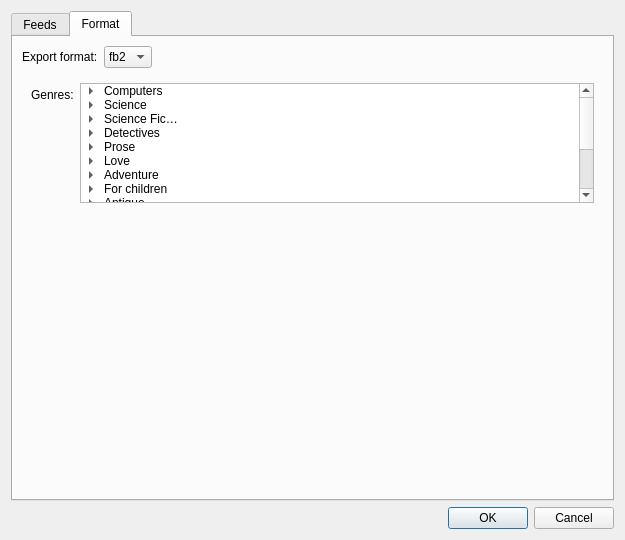
<?xml version="1.0" encoding="UTF-8"?>
<ui version="4.0">
 <class>Export2FB2Dialog</class>
 <widget class="QDialog" name="Export2FB2Dialog">
  <property name="geometry">
   <rect>
    <x>0</x>
    <y>0</y>
    <width>625</width>
    <height>540</height>
   </rect>
  </property>
  <property name="windowTitle">
   <string>Export to FB2</string>
  </property>
  <layout class="QVBoxLayout" name="verticalLayout">
   <item>
    <widget class="QTabWidget" name="tabWidget">
     <property name="currentIndex">
      <number>1</number>
     </property>
     <widget class="QWidget" name="tab">
      <attribute name="title">
       <string>Feeds</string>
      </attribute>
      <layout class="QVBoxLayout" name="verticalLayout_2">
       <item>
        <layout class="QHBoxLayout" name="horizontalLayout_3">
         <item>
          <widget class="QLabel" name="label">
           <property name="text">
            <string>Name:</string>
           </property>
          </widget>
         </item>
         <item>
          <widget class="QLineEdit" name="Name_">
           <property name="text">
            <string>Exported Feeds</string>
           </property>
          </widget>
         </item>
        </layout>
       </item>
       <item>
        <layout class="QHBoxLayout" name="VLayout_">
         <item>
          <widget class="QTreeView" name="ChannelsTree_">
           <property name="selectionMode">
            <enum>QAbstractItemView::ExtendedSelection</enum>
           </property>
           <property name="rootIsDecorated">
            <bool>false</bool>
           </property>
           <property name="itemsExpandable">
            <bool>false</bool>
           </property>
          </widget>
         </item>
        </layout>
       </item>
       <item>
        <widget class="QCheckBox" name="UnreadOnly_">
         <property name="text">
          <string>Only unread items</string>
         </property>
         <property name="checked">
          <bool>true</bool>
         </property>
        </widget>
       </item>
       <item>
        <layout class="QHBoxLayout" name="horizontalLayout_2">
         <item>
          <widget class="QLabel" name="label_3">
           <property name="text">
            <string>Output:</string>
           </property>
          </widget>
         </item>
         <item>
          <widget class="QLineEdit" name="File_"/>
         </item>
         <item>
          <widget class="QPushButton" name="Browse_">
           <property name="text">
            <string>Browse...</string>
           </property>
          </widget>
         </item>
        </layout>
       </item>
      </layout>
     </widget>
     <widget class="QWidget" name="tab_2">
      <attribute name="title">
       <string>Format</string>
      </attribute>
      <layout class="QVBoxLayout" name="verticalLayout_3">
       <item>
        <layout class="QHBoxLayout" name="horizontalLayout">
         <item>
          <widget class="QLabel" name="label_4">
           <property name="text">
            <string>Export format:</string>
           </property>
          </widget>
         </item>
         <item>
          <widget class="QComboBox" name="ExportFormat_">
           <item>
            <property name="text">
             <string>fb2</string>
            </property>
           </item>
           <item>
            <property name="text">
             <string>pdf</string>
            </property>
           </item>
          </widget>
         </item>
         <item>
          <spacer name="horizontalSpacer">
           <property name="orientation">
            <enum>Qt::Horizontal</enum>
           </property>
           <property name="sizeHint" stdset="0">
            <size>
             <width>40</width>
             <height>20</height>
            </size>
           </property>
          </spacer>
         </item>
        </layout>
       </item>
       <item>
        <widget class="QStackedWidget" name="stackedWidget">
         <widget class="QWidget" name="FB2Page_">
          <layout class="QVBoxLayout" name="verticalLayout_4">
           <item>
            <layout class="QFormLayout" name="formLayout">
             <property name="fieldGrowthPolicy">
              <enum>QFormLayout::AllNonFixedFieldsGrow</enum>
             </property>
             <item row="0" column="0">
              <widget class="QLabel" name="label_2">
               <property name="text">
                <string>Genres:</string>
               </property>
              </widget>
             </item>
             <item row="0" column="1">
              <widget class="QTreeWidget" name="FB2Genres_">
               <property name="sizePolicy">
                <sizepolicy hsizetype="Expanding" vsizetype="Fixed">
                 <horstretch>0</horstretch>
                 <verstretch>0</verstretch>
                </sizepolicy>
               </property>
               <property name="minimumSize">
                <size>
                 <width>0</width>
                 <height>120</height>
                </size>
               </property>
               <property name="maximumSize">
                <size>
                 <width>16777215</width>
                 <height>120</height>
                </size>
               </property>
               <attribute name="headerVisible">
                <bool>false</bool>
               </attribute>
               <column>
                <property name="text">
                 <string>Genre</string>
                </property>
               </column>
               <column>
                <property name="text">
                 <string>ID</string>
                </property>
               </column>
               <item>
                <property name="text">
                 <string>Computers</string>
                </property>
                <item>
                 <property name="text">
                  <string>Internet</string>
                 </property>
                 <property name="checkState">
                  <enum>Checked</enum>
                 </property>
                 <property name="text">
                  <string notr="true">comp_www</string>
                 </property>
                </item>
                <item>
                 <property name="text">
                  <string>Programming</string>
                 </property>
                 <property name="checkState">
                  <enum>Unchecked</enum>
                 </property>
                 <property name="text">
                  <string notr="true">comp_programming</string>
                 </property>
                </item>
                <item>
                 <property name="text">
                  <string>Hardware</string>
                 </property>
                 <property name="checkState">
                  <enum>Unchecked</enum>
                 </property>
                 <property name="text">
                  <string notr="true">comp_hard</string>
                 </property>
                </item>
                <item>
                 <property name="text">
                  <string>Software</string>
                 </property>
                 <property name="checkState">
                  <enum>Unchecked</enum>
                 </property>
                 <property name="text">
                  <string notr="true">comp_soft</string>
                 </property>
                </item>
                <item>
                 <property name="text">
                  <string>Databases</string>
                 </property>
                 <property name="checkState">
                  <enum>Unchecked</enum>
                 </property>
                 <property name="text">
                  <string notr="true">comp_db</string>
                 </property>
                </item>
                <item>
                 <property name="text">
                  <string>OS</string>
                 </property>
                 <property name="checkState">
                  <enum>Unchecked</enum>
                 </property>
                 <property name="text">
                  <string notr="true">comp_os</string>
                 </property>
                </item>
                <item>
                 <property name="text">
                  <string>Other</string>
                 </property>
                 <property name="checkState">
                  <enum>Checked</enum>
                 </property>
                 <property name="text">
                  <string notr="true">computers</string>
                 </property>
                </item>
               </item>
               <item>
                <property name="text">
                 <string>Science</string>
                </property>
                <item>
                 <property name="text">
                  <string>Math</string>
                 </property>
                 <property name="text">
                  <string notr="true">sci_math</string>
                 </property>
                </item>
                <item>
                 <property name="text">
                  <string>Physics</string>
                 </property>
                 <property name="text">
                  <string notr="true">sci_phys</string>
                 </property>
                </item>
                <item>
                 <property name="text">
                  <string>Chemistry</string>
                 </property>
                 <property name="text">
                  <string notr="true">sci_chem</string>
                 </property>
                </item>
                <item>
                 <property name="text">
                  <string>Biology</string>
                 </property>
                 <property name="text">
                  <string notr="true">sci_biology</string>
                 </property>
                </item>
                <item>
                 <property name="text">
                  <string>Technology</string>
                 </property>
                 <property name="text">
                  <string notr="true">sci_tech</string>
                 </property>
                </item>
                <item>
                 <property name="text">
                  <string>History</string>
                 </property>
                 <property name="text">
                  <string notr="true">sci_history</string>
                 </property>
                </item>
                <item>
                 <property name="text">
                  <string>Psychology</string>
                 </property>
                 <property name="text">
                  <string notr="true">sci_psychology</string>
                 </property>
                </item>
                <item>
                 <property name="text">
                  <string>Culture</string>
                 </property>
                 <property name="text">
                  <string notr="true">sci_culture</string>
                 </property>
                </item>
                <item>
                 <property name="text">
                  <string>Religion</string>
                 </property>
                 <property name="text">
                  <string notr="true">sci_religion</string>
                 </property>
                </item>
                <item>
                 <property name="text">
                  <string>Philosophy</string>
                 </property>
                 <property name="text">
                  <string notr="true">sci_philosophy</string>
                 </property>
                </item>
                <item>
                 <property name="text">
                  <string>Politics</string>
                 </property>
                 <property name="text">
                  <string notr="true">sci_politics</string>
                 </property>
                </item>
                <item>
                 <property name="text">
                  <string>Business</string>
                 </property>
                 <property name="text">
                  <string notr="true">sci_business</string>
                 </property>
                </item>
                <item>
                 <property name="text">
                  <string>Jurisprudence</string>
                 </property>
                 <property name="text">
                  <string notr="true">sci_juris</string>
                 </property>
                </item>
                <item>
                 <property name="text">
                  <string>Linguistic</string>
                 </property>
                 <property name="text">
                  <string notr="true">sci_linguistic</string>
                 </property>
                </item>
                <item>
                 <property name="text">
                  <string>Medicine</string>
                 </property>
                 <property name="text">
                  <string notr="true">sci_medicine</string>
                 </property>
                </item>
                <item>
                 <property name="text">
                  <string>Other</string>
                 </property>
                 <property name="text">
                  <string notr="true">science</string>
                 </property>
                </item>
               </item>
               <item>
                <property name="text">
                 <string>Science Fiction</string>
                </property>
                <item>
                 <property name="text">
                  <string>Alternative history</string>
                 </property>
                 <property name="text">
                  <string notr="true">sf_history</string>
                 </property>
                </item>
                <item>
                 <property name="text">
                  <string>Action</string>
                 </property>
                 <property name="text">
                  <string notr="true">sf_action</string>
                 </property>
                </item>
                <item>
                 <property name="text">
                  <string>Epic</string>
                 </property>
                 <property name="text">
                  <string notr="true">sf_epic</string>
                 </property>
                </item>
                <item>
                 <property name="text">
                  <string>Heroic</string>
                 </property>
                 <property name="text">
                  <string notr="true">sf_heroic</string>
                 </property>
                </item>
                <item>
                 <property name="text">
                  <string>Detective</string>
                 </property>
                 <property name="text">
                  <string notr="true">sf_detective</string>
                 </property>
                </item>
                <item>
                 <property name="text">
                  <string>Cyberpunk</string>
                 </property>
                 <property name="text">
                  <string notr="true">sf_cyberpunk</string>
                 </property>
                </item>
                <item>
                 <property name="text">
                  <string>Space</string>
                 </property>
                 <property name="text">
                  <string notr="true">sf_space</string>
                 </property>
                </item>
                <item>
                 <property name="text">
                  <string>Social</string>
                 </property>
                 <property name="text">
                  <string notr="true">sf_social</string>
                 </property>
                </item>
                <item>
                 <property name="text">
                  <string>Horror</string>
                 </property>
                 <property name="text">
                  <string notr="true">sf_horror</string>
                 </property>
                </item>
                <item>
                 <property name="text">
                  <string>Humor</string>
                 </property>
                 <property name="text">
                  <string notr="true">sf_humor</string>
                 </property>
                </item>
                <item>
                 <property name="text">
                  <string>Fantasy</string>
                 </property>
                 <property name="text">
                  <string notr="true">sf_fantasy</string>
                 </property>
                </item>
                <item>
                 <property name="text">
                  <string>For children</string>
                 </property>
                 <property name="text">
                  <string notr="true">child_sf</string>
                 </property>
                </item>
                <item>
                 <property name="text">
                  <string>Other</string>
                 </property>
                 <property name="text">
                  <string notr="true">sf</string>
                 </property>
                </item>
               </item>
               <item>
                <property name="text">
                 <string>Detectives</string>
                </property>
                <property name="text">
                 <string/>
                </property>
                <item>
                 <property name="text">
                  <string>Classic</string>
                 </property>
                 <property name="text">
                  <string notr="true">det_classic</string>
                 </property>
                </item>
                <item>
                 <property name="text">
                  <string>Police</string>
                 </property>
                 <property name="text">
                  <string notr="true">det_police</string>
                 </property>
                </item>
                <item>
                 <property name="text">
                  <string>Action</string>
                 </property>
                 <property name="text">
                  <string notr="true">det_action</string>
                 </property>
                </item>
                <item>
                 <property name="text">
                  <string>Ironic</string>
                 </property>
                 <property name="text">
                  <string notr="true">det_irony</string>
                 </property>
                </item>
                <item>
                 <property name="text">
                  <string>Historic</string>
                 </property>
                 <property name="text">
                  <string notr="true">det_history</string>
                 </property>
                </item>
                <item>
                 <property name="text">
                  <string>Espionage</string>
                 </property>
                 <property name="text">
                  <string notr="true">det_espionage</string>
                 </property>
                </item>
                <item>
                 <property name="text">
                  <string>Criminal</string>
                 </property>
                 <property name="text">
                  <string notr="true">det_crime</string>
                 </property>
                </item>
                <item>
                 <property name="text">
                  <string>Political</string>
                 </property>
                 <property name="text">
                  <string notr="true">det_political</string>
                 </property>
                </item>
                <item>
                 <property name="text">
                  <string>Maniac</string>
                 </property>
                 <property name="text">
                  <string notr="true">det_maniac</string>
                 </property>
                </item>
                <item>
                 <property name="text">
                  <string>Hard</string>
                 </property>
                 <property name="text">
                  <string notr="true">det_hard</string>
                 </property>
                </item>
                <item>
                 <property name="text">
                  <string>Thriller</string>
                 </property>
                 <property name="text">
                  <string notr="true">thriller</string>
                 </property>
                </item>
                <item>
                 <property name="text">
                  <string>Fictional</string>
                 </property>
                 <property name="text">
                  <string notr="true">sf_detective</string>
                 </property>
                </item>
                <item>
                 <property name="text">
                  <string>For children</string>
                 </property>
                 <property name="text">
                  <string notr="true">child_det</string>
                 </property>
                </item>
                <item>
                 <property name="text">
                  <string>Love</string>
                 </property>
                 <property name="text">
                  <string notr="true">love_detective</string>
                 </property>
                </item>
                <item>
                 <property name="text">
                  <string>Other</string>
                 </property>
                 <property name="text">
                  <string notr="true">detective</string>
                 </property>
                </item>
               </item>
               <item>
                <property name="text">
                 <string>Prose</string>
                </property>
                <property name="text">
                 <string/>
                </property>
                <item>
                 <property name="text">
                  <string>Classic</string>
                 </property>
                 <property name="text">
                  <string notr="true">prose_classic</string>
                 </property>
                </item>
                <item>
                 <property name="text">
                  <string>Historic</string>
                 </property>
                 <property name="text">
                  <string notr="true">prose_history</string>
                 </property>
                </item>
                <item>
                 <property name="text">
                  <string>Contemporary</string>
                 </property>
                 <property name="text">
                  <string notr="true">prose_contemporary</string>
                 </property>
                </item>
                <item>
                 <property name="text">
                  <string>Counterculture</string>
                 </property>
                 <property name="text">
                  <string notr="true">prose_counter</string>
                 </property>
                </item>
                <item>
                 <property name="text">
                  <string>Russian classic</string>
                 </property>
                 <property name="text">
                  <string notr="true">prose_rus_classic</string>
                 </property>
                </item>
                <item>
                 <property name="text">
                  <string>USSR classic</string>
                 </property>
                 <property name="text">
                  <string notr="true">prose_su_classics</string>
                 </property>
                </item>
                <item>
                 <property name="text">
                  <string>Humor</string>
                 </property>
                 <property name="text">
                  <string notr="true">humor_prose</string>
                 </property>
                </item>
                <item>
                 <property name="text">
                  <string>For children</string>
                 </property>
                 <property name="text">
                  <string notr="true">child_prose</string>
                 </property>
                </item>
                <item>
                 <property name="text">
                  <string>Other</string>
                 </property>
                 <property name="text">
                  <string notr="true">prose</string>
                 </property>
                </item>
               </item>
               <item>
                <property name="text">
                 <string>Love</string>
                </property>
                <item>
                 <property name="text">
                  <string>Contemporary</string>
                 </property>
                 <property name="text">
                  <string notr="true">love_contemporary</string>
                 </property>
                </item>
                <item>
                 <property name="text">
                  <string>Historic</string>
                 </property>
                 <property name="text">
                  <string notr="true">love_history</string>
                 </property>
                </item>
                <item>
                 <property name="text">
                  <string>Detective</string>
                 </property>
                 <property name="text">
                  <string notr="true">love_detective</string>
                 </property>
                </item>
                <item>
                 <property name="text">
                  <string>Short</string>
                 </property>
                 <property name="text">
                  <string notr="true">love_short</string>
                 </property>
                </item>
                <item>
                 <property name="text">
                  <string>Erotica</string>
                 </property>
                 <property name="text">
                  <string notr="true">love_erotica</string>
                 </property>
                </item>
                <item>
                 <property name="text">
                  <string>Other</string>
                 </property>
                 <property name="text">
                  <string notr="true">love</string>
                 </property>
                </item>
               </item>
               <item>
                <property name="text">
                 <string>Adventure</string>
                </property>
                <item>
                 <property name="text">
                  <string>Western</string>
                 </property>
                 <property name="text">
                  <string notr="true">adv_western</string>
                 </property>
                </item>
                <item>
                 <property name="text">
                  <string>Historic</string>
                 </property>
                 <property name="text">
                  <string notr="true">adv_history</string>
                 </property>
                </item>
                <item>
                 <property name="text">
                  <string>Indian</string>
                 </property>
                 <property name="text">
                  <string notr="true">adv_indian</string>
                 </property>
                </item>
                <item>
                 <property name="text">
                  <string>Maritime</string>
                 </property>
                 <property name="text">
                  <string notr="true">adv_maritime</string>
                 </property>
                </item>
                <item>
                 <property name="text">
                  <string>Travel &amp; geography</string>
                 </property>
                 <property name="text">
                  <string notr="true">adv_geo</string>
                 </property>
                </item>
                <item>
                 <property name="text">
                  <string>Animals</string>
                 </property>
                 <property name="text">
                  <string notr="true">adv_animal</string>
                 </property>
                </item>
                <item>
                 <property name="text">
                  <string>Other</string>
                 </property>
                 <property name="text">
                  <string notr="true">adventure</string>
                 </property>
                </item>
               </item>
               <item>
                <property name="text">
                 <string>For children</string>
                </property>
                <property name="text">
                 <string/>
                </property>
                <item>
                 <property name="text">
                  <string>Tales</string>
                 </property>
                 <property name="text">
                  <string notr="true">child_tale</string>
                 </property>
                </item>
                <item>
                 <property name="text">
                  <string>Verses</string>
                 </property>
                 <property name="text">
                  <string notr="true">child_verse</string>
                 </property>
                </item>
                <item>
                 <property name="text">
                  <string>Prose</string>
                 </property>
                 <property name="text">
                  <string notr="true">child_prose</string>
                 </property>
                </item>
                <item>
                 <property name="text">
                  <string>Science fiction</string>
                 </property>
                 <property name="text">
                  <string notr="true">child_sf</string>
                 </property>
                </item>
                <item>
                 <property name="text">
                  <string>Detectives</string>
                 </property>
                 <property name="text">
                  <string notr="true">child_det</string>
                 </property>
                </item>
                <item>
                 <property name="text">
                  <string>Adventure</string>
                 </property>
                 <property name="text">
                  <string notr="true">child_adv</string>
                 </property>
                </item>
                <item>
                 <property name="text">
                  <string>Educational</string>
                 </property>
                 <property name="text">
                  <string notr="true">child_education</string>
                 </property>
                </item>
                <item>
                 <property name="text">
                  <string>Other</string>
                 </property>
                 <property name="text">
                  <string notr="true">children</string>
                 </property>
                </item>
               </item>
               <item>
                <property name="text">
                 <string>Antique</string>
                </property>
                <item>
                 <property name="text">
                  <string>Antique</string>
                 </property>
                 <property name="text">
                  <string notr="true">antique_ant</string>
                 </property>
                </item>
                <item>
                 <property name="text">
                  <string>European</string>
                 </property>
                 <property name="text">
                  <string notr="true">antique_european</string>
                 </property>
                </item>
                <item>
                 <property name="text">
                  <string>Russian</string>
                 </property>
                 <property name="text">
                  <string notr="true">antique_russian</string>
                 </property>
                </item>
                <item>
                 <property name="text">
                  <string>East</string>
                 </property>
                 <property name="text">
                  <string notr="true">antique_east</string>
                 </property>
                </item>
                <item>
                 <property name="text">
                  <string>Myths</string>
                 </property>
                 <property name="text">
                  <string notr="true">antique_myths</string>
                 </property>
                </item>
                <item>
                 <property name="text">
                  <string>Other</string>
                 </property>
                 <property name="text">
                  <string notr="true">antique</string>
                 </property>
                </item>
               </item>
               <item>
                <property name="text">
                 <string>References</string>
                </property>
                <item>
                 <property name="text">
                  <string>Encyclopedia</string>
                 </property>
                 <property name="text">
                  <string notr="true">ref_encyc</string>
                 </property>
                </item>
                <item>
                 <property name="text">
                  <string>Dictionaries</string>
                 </property>
                 <property name="text">
                  <string notr="true">ref_dict</string>
                 </property>
                </item>
                <item>
                 <property name="text">
                  <string>References</string>
                 </property>
                 <property name="text">
                  <string notr="true">ref_ref</string>
                 </property>
                </item>
                <item>
                 <property name="text">
                  <string>Guides</string>
                 </property>
                 <property name="text">
                  <string notr="true">ref_guide</string>
                 </property>
                </item>
                <item>
                 <property name="text">
                  <string>Other</string>
                 </property>
                 <property name="text">
                  <string notr="true">reference</string>
                 </property>
                </item>
               </item>
               <item>
                <property name="text">
                 <string>Documentary</string>
                </property>
                <item>
                 <property name="text">
                  <string>Biography</string>
                 </property>
                 <property name="text">
                  <string notr="true">nonf_biography</string>
                 </property>
                </item>
                <item>
                 <property name="text">
                  <string>Publicism</string>
                 </property>
                 <property name="text">
                  <string notr="true">nonf_publicism</string>
                 </property>
                </item>
                <item>
                 <property name="text">
                  <string>Criticism</string>
                 </property>
                 <property name="text">
                  <string notr="true">nonf_criticism</string>
                 </property>
                </item>
                <item>
                 <property name="text">
                  <string>Other</string>
                 </property>
                 <property name="text">
                  <string notr="true">nonfiction</string>
                 </property>
                </item>
               </item>
               <item>
                <property name="text">
                 <string>Religion</string>
                </property>
                <item>
                 <property name="text">
                  <string>Religion</string>
                 </property>
                 <property name="text">
                  <string notr="true">religion_rel</string>
                 </property>
                </item>
                <item>
                 <property name="text">
                  <string>Esoterics</string>
                 </property>
                 <property name="text">
                  <string notr="true">religion_esoterics</string>
                 </property>
                </item>
                <item>
                 <property name="text">
                  <string>Self-improvement</string>
                 </property>
                 <property name="text">
                  <string notr="true">religion_self</string>
                 </property>
                </item>
                <item>
                 <property name="text">
                  <string>Other</string>
                 </property>
                 <property name="text">
                  <string notr="true">religion</string>
                 </property>
                </item>
               </item>
               <item>
                <property name="text">
                 <string>Humor</string>
                </property>
                <item>
                 <property name="text">
                  <string>Anecdotes</string>
                 </property>
                 <property name="text">
                  <string notr="true">humor_anecdote</string>
                 </property>
                </item>
                <item>
                 <property name="text">
                  <string>Prose</string>
                 </property>
                 <property name="text">
                  <string notr="true">humor_prose</string>
                 </property>
                </item>
                <item>
                 <property name="text">
                  <string>Verses</string>
                 </property>
                 <property name="text">
                  <string notr="true">humor_verse</string>
                 </property>
                </item>
                <item>
                 <property name="text">
                  <string>Other</string>
                 </property>
                 <property name="text">
                  <string notr="true">humor</string>
                 </property>
                </item>
               </item>
               <item>
                <property name="text">
                 <string>Home &amp; Family</string>
                </property>
                <item>
                 <property name="text">
                  <string>Cooking</string>
                 </property>
                 <property name="text">
                  <string notr="true">home_cooking</string>
                 </property>
                </item>
                <item>
                 <property name="text">
                  <string>Pets</string>
                 </property>
                 <property name="text">
                  <string notr="true">home_pets</string>
                 </property>
                </item>
                <item>
                 <property name="text">
                  <string>Crafts</string>
                 </property>
                 <property name="text">
                  <string notr="true">home_crafts</string>
                 </property>
                </item>
                <item>
                 <property name="text">
                  <string>Entertainment</string>
                 </property>
                 <property name="text">
                  <string notr="true">home_entertain</string>
                 </property>
                </item>
                <item>
                 <property name="text">
                  <string>Health</string>
                 </property>
                 <property name="text">
                  <string notr="true">home_health</string>
                 </property>
                </item>
                <item>
                 <property name="text">
                  <string>Garden</string>
                 </property>
                 <property name="text">
                  <string notr="true">home_garden</string>
                 </property>
                </item>
                <item>
                 <property name="text">
                  <string>DIY</string>
                 </property>
                 <property name="text">
                  <string notr="true">home_diy</string>
                 </property>
                </item>
                <item>
                 <property name="text">
                  <string>Sports</string>
                 </property>
                 <property name="text">
                  <string notr="true">home_sport</string>
                 </property>
                </item>
                <item>
                 <property name="text">
                  <string>Sex</string>
                 </property>
                 <property name="text">
                  <string notr="true">home_sex</string>
                 </property>
                </item>
                <item>
                 <property name="text">
                  <string>Other</string>
                 </property>
                 <property name="text">
                  <string notr="true">home</string>
                 </property>
                </item>
               </item>
              </widget>
             </item>
            </layout>
           </item>
          </layout>
         </widget>
         <widget class="QWidget" name="page_2">
          <layout class="QFormLayout" name="formLayout_2">
           <item row="0" column="0">
            <widget class="QLabel" name="label_5">
             <property name="text">
              <string>Page size:</string>
             </property>
            </widget>
           </item>
           <item row="0" column="1">
            <widget class="QComboBox" name="comboBox_2"/>
           </item>
          </layout>
         </widget>
        </widget>
       </item>
      </layout>
     </widget>
    </widget>
   </item>
   <item>
    <widget class="QDialogButtonBox" name="ButtonBox_">
     <property name="orientation">
      <enum>Qt::Horizontal</enum>
     </property>
     <property name="standardButtons">
      <set>QDialogButtonBox::Cancel|QDialogButtonBox::Ok</set>
     </property>
    </widget>
   </item>
  </layout>
 </widget>
 <resources/>
 <connections>
  <connection>
   <sender>ButtonBox_</sender>
   <signal>accepted()</signal>
   <receiver>Export2FB2Dialog</receiver>
   <slot>accept()</slot>
   <hints>
    <hint type="sourcelabel">
     <x>254</x>
     <y>533</y>
    </hint>
    <hint type="destinationlabel">
     <x>157</x>
     <y>274</y>
    </hint>
   </hints>
  </connection>
  <connection>
   <sender>ButtonBox_</sender>
   <signal>rejected()</signal>
   <receiver>Export2FB2Dialog</receiver>
   <slot>reject()</slot>
   <hints>
    <hint type="sourcelabel">
     <x>322</x>
     <y>533</y>
    </hint>
    <hint type="destinationlabel">
     <x>286</x>
     <y>274</y>
    </hint>
   </hints>
  </connection>
  <connection>
   <sender>ExportFormat_</sender>
   <signal>activated(int)</signal>
   <receiver>stackedWidget</receiver>
   <slot>setCurrentIndex(int)</slot>
   <hints>
    <hint type="sourcelabel">
     <x>147</x>
     <y>46</y>
    </hint>
    <hint type="destinationlabel">
     <x>42</x>
     <y>72</y>
    </hint>
   </hints>
  </connection>
 </connections>
</ui>
